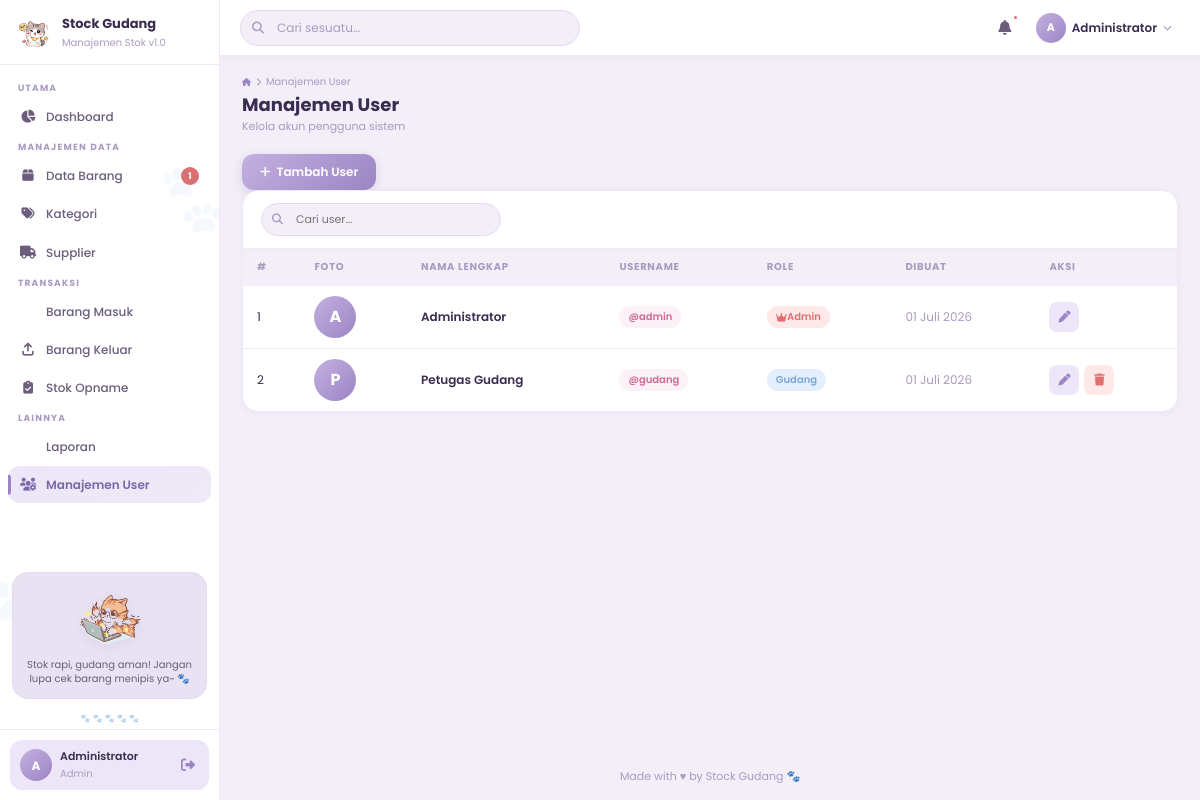
The app's page /index.php?page=user (signed in) with its own data.
### tables this page shows
CREATE TABLE IF NOT EXISTS users (
    id INT AUTO_INCREMENT PRIMARY KEY,
    username VARCHAR(50) NOT NULL UNIQUE,
    password VARCHAR(255) NOT NULL,
    nama VARCHAR(100) NOT NULL,
    role ENUM('admin', 'gudang', 'viewer') NOT NULL DEFAULT 'gudang',
    foto VARCHAR(255) DEFAULT NULL,
    created_at TIMESTAMP DEFAULT CURRENT_TIMESTAMP,
    updated_at TIMESTAMP DEFAULT CURRENT_TIMESTAMP ON UPDATE CURRENT_TIMESTAMP
);

### index.php (called while the page is built, shortened)
<?php
require_once 'config/database.php';
$page = $_GET['page'] ?? 'dashboard';
include 'includes/header.php';
include "includes/header_close.php";
include "pages/{$page}.php";
include 'includes/footer.php';
?>

### config/database.php (called while the page is built, shortened)
<?php
function formatDate($date) {
    $months = ['', 'Januari', 'Februari', 'Maret', 'April', 'Mei', 'Juni',
               'Juli', 'Agustus', 'September', 'Oktober', 'November', 'Desember'];
    $d = date('d', strtotime($date));
    $m = (int)date('m', strtotime($date));
    $y = date('Y', strtotime($date));
    return "$d {$months[$m]} $y";
}
?>

### pages/user.php (the view, shortened to what this page needs)
<?php
$db   = getDB();
$rows = $db->query("SELECT * FROM users ORDER BY created_at DESC");
?>
<div style="margin-left:auto;">
    <button class="btn btn-primary" onclick="openModal('modalTambah')">
        <i class="fas fa-plus"></i> Tambah User
    </button>
</div>
<div class="card">
    <div class="table-toolbar">
        <div class="table-search">
            <input type="text" placeholder="Cari user..." oninput="filterTbl(this,'tblUser')">
        </div>
    </div>
    <div class="table-responsive">
        <table class="data-table" id="tblUser">
            <thead>
                <tr>
                    <th>#</th>
                    <th>Foto</th>
                    <th>Nama Lengkap</th>
                    <th>Username</th>
                    <th>Role</th>
                    <th>Dibuat</th>
                    <th>Aksi</th>
                </tr>
            </thead>
            <tbody>
                <?php $no=1; while($row=$rows->fetch_assoc()): ?>
                <tr>
                    <td><?= $no++ ?></td>
                    <td>
                        <?php if ($row['foto'] && file_exists("assets/img/users/{$row['foto']}")): ?>
                            <img src="assets/img/users/<?= htmlspecialchars($row['foto']) ?>" class="item-photo" style="border-radius:50%;" alt="">
                        <?php else: ?>
                            <div class="user-avatar" style="width:42px;height:42px;font-size:16px;">
                                <?= strtoupper(substr($row['nama'],0,1)) ?>
                            </div>
                        <?php endif; ?>
                    </td>
                    <td style="font-weight:600;"><?= htmlspecialchars($row['nama']) ?></td>
                    <td>
                        <span class="badge badge-pink">@<?= htmlspecialchars($row['username']) ?></span>
                    </td>
                    <td>
                        <?php if ($row['role'] === 'admin'): ?>
                            <span class="badge badge-red"><i class="fas fa-crown"></i> Admin</span>
                        <?php elseif ($row['role'] === 'gudang'): ?>
                            <span class="badge badge-blue">Gudang</span>
                        <?php else: ?>
                            <span class="badge badge-yellow">Viewer</span>
                        <?php endif; ?>
                    </td>
                    <td style="font-size:12px;color:var(--text-light);"><?= formatDate($row['created_at']) ?></td>
                    <td>
                        <div class="table-actions">
                            <button class="btn btn-secondary btn-icon" onclick='editUser(<?= json_encode($row) ?>)' title="Edit">
                                <i class="fas fa-pen"></i>
                            </button>
                            <?php if ($row['id'] != $_SESSION['user_id']): ?>
                            <button class="btn btn-danger btn-icon" onclick="hapusUser(<?= $row['id'] ?>,'<?= addslashes($row['nama']) ?>')" title="Hapus">
                                <i class="fas fa-trash"></i>
                            </button>
                            <?php endif; ?>
                        </div>
                    </td>
                </tr>
                <?php endwhile; ?>
            </tbody>
        </table>
    </div>
</div>

### assets/css/style.css (style rules this page uses)
:root { --primary: #C4B0E0; --primary-light: #DDD2F0; --primary-lighter: #EDE6F8; --primary-bg: #F5F0FA; --primary-dark: #9B85C4; --primary-darker: #7B68A8; --pink: #E8A0BF; --pink-light: #F2C4D6; --pink-lighter: #FCEEF5; --bg-main: #F3EEF8; --bg-white: #FFFFFF; --bg-card: #FFFFFF; --text-dark: #3A2D50; --text-mid: #6B5D7B; --text-light: #A99BBF; --border: #E4D9F0; --border-light: #F0EAF8; --shadow-sm: 0 1px 6px rgba(155,133,196,.08); --shadow-md: 0 4px 16px rgba(155,133,196,.12); --shadow-lg: 0 8px 32px rgba(155,133,196,.16); --radius-sm: 8px; --radius-md: 12px; --radius-lg: 16px; --radius-xl: 20px; --radius-pill: 999px; --sidebar-w: 220px; --nav-h: 56px; --ease: cubic-bezier(.4,0,.2,1); --green: #6BBF8A; --green-bg: #E8F7EE; --red: #E07070; --red-bg: #FEE8E8; --orange: #EDB95E; --orange-bg: #FEF4E4; --blue: #7BA7D7; --blue-bg: #E4EFFE; }
*,*::before,*::after { margin:0;padding:0;box-sizing:border-box }
html { scroll-behavior:smooth }
body { font-family:'Poppins',sans-serif;background:var(--bg-main);color:var(--text-dark);font-size:13px;line-height:1.6;min-height:100vh;overflow-x:hidden }
.user-avatar { width:32px;height:32px;background:linear-gradient(135deg,var(--primary),var(--primary-dark));border-radius:50%;display:flex;align-items:center;justify-content:center;color:#fff;font-weight:700;font-size:12px;flex-shrink:0;overflow:hidden }
.btn { display:inline-flex;align-items:center;gap:6px;padding:9px 18px;border-radius:var(--radius-md);font-family:'Poppins',sans-serif;font-size:12px;font-weight:600;cursor:pointer;border:none;transition:.25s var(--ease);white-space:nowrap }
.btn-primary { background:linear-gradient(135deg,var(--primary),var(--primary-dark));color:#fff;box-shadow:0 3px 10px rgba(155,133,196,.28) }
.btn-secondary { background:var(--primary-lighter);color:var(--primary-dark) }
.btn-danger { background:var(--red-bg);color:var(--red) }
.btn-icon { width:30px;height:30px;padding:0;justify-content:center;border-radius:var(--radius-sm) }
.card { background:var(--bg-card);border-radius:var(--radius-lg);box-shadow:var(--shadow-sm);border:1px solid var(--border-light);overflow:hidden;margin-bottom:16px }
.table-responsive { overflow-x:auto;-webkit-overflow-scrolling:touch }
.table-toolbar { display:flex;align-items:center;justify-content:space-between;gap:10px;padding:12px 18px;border-bottom:1px solid var(--border-light);flex-wrap:wrap }
.table-search { position:relative;flex:1;max-width:240px }
.table-search input { width:100%;padding:7px 12px 7px 34px;border:1.5px solid var(--border);border-radius:var(--radius-pill);font-family:'Poppins',sans-serif;font-size:11px;background:var(--bg-main);transition:.25s var(--ease);outline:none;color:var(--text-dark) }
.data-table { width:100%;border-collapse:collapse;font-size:12px }
.data-table th { padding:10px 14px;text-align:left;font-size:10px;font-weight:700;text-transform:uppercase;letter-spacing:.7px;color:var(--text-light);background:var(--bg-main);border-bottom:1px solid var(--border-light);white-space:nowrap }
.data-table td { padding:10px 14px;border-bottom:1px solid var(--border-light);color:var(--text-dark);vertical-align:middle }
.data-table tr:last-child td { border-bottom:none }
.data-table tbody tr { transition:.15s ease }
.table-actions { display:flex;gap:5px;align-items:center }
.badge { display:inline-flex;align-items:center;padding:3px 9px;border-radius:var(--radius-pill);font-size:10px;font-weight:600 }
.badge-pink { background:rgba(232,160,191,.15);color:#C96A94 }
.badge-red { background:var(--red-bg);color:var(--red) }
.badge-blue { background:var(--blue-bg);color:var(--blue) }

### records on screen
users: nama "A", nama "Administrator", username "admin", role "admin" (drawn), created_at "01 Juli 2026"
users: nama "P", nama "Petugas Gudang", username "gudang", role "Gudang", created_at "01 Juli 2026"

### other values on screen
$stok_menipis "1"
substr($_SESSION['nama'] ?? 'U', 0, 1) "A"
$_SESSION['nama'] "Administrator"
$_SESSION['role'] "Admin"
$title_info[0] "Manajemen User"
$title_info[1] "Kelola akun pengguna sistem"
